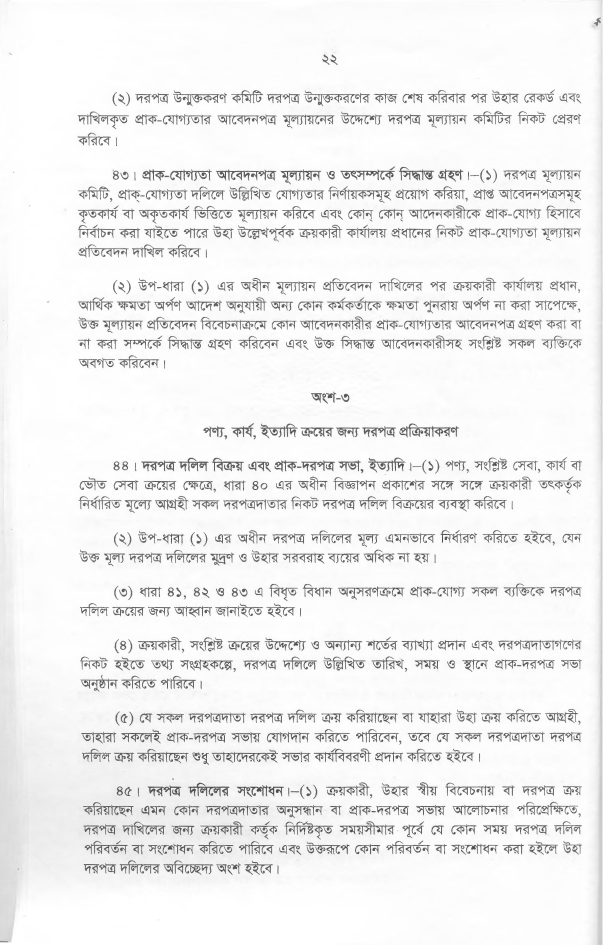
#> input picture automation-scripts/image-to-text/data/ppa/ppa-027.png, 1808 x 2833 px, given in place of ppa-027.png.png, which was not available (shown at 1/3 size)
$ python text-from-image.py --image data/ppa/ppa-027.png
#> lines starting #> are read from the running program, lines starting #| are printed output that depends on the picture; after the words box and inside, x2 and y2 are one past the last pixel; in counts of white or black regions, pixels touching at a corner belong together; pictures that were not available may be replaced by others from this repository, and a replacement may not be noted
#!/usr/bin/env python3

# import required packages
import platform
import argparse

import cv2
import numpy as np
import pytesseract

from pprint import pprint


# the installed location of Tesseract-OCR in your system
if platform.system() == 'Windows':
	pytesseract.pytesseract.tesseract_cmd = 'C:/Program Files/Tesseract-OCR/tesseract.exe'
else:
	pytesseract.pytesseract.tesseract_cmd = '/usr/bin/tesseract'

IMG_PATH = "./data/ppa/{}.png"
IMG_OUTPUT_PATH = "./out/ppa/{}__{}x{}-{}.png"
OCR_OUTPUT_PATH = "./out/ppa/{}.txt"

def get_kernels(img, img_bin, thresh):
	kernel_len = np.array(img).shape[1]//100
	ver_kernel = cv2.getStructuringElement(cv2.MORPH_RECT, (1, kernel_len))
	hor_kernel = cv2.getStructuringElement(cv2.MORPH_RECT, (kernel_len, 1))
	kernel = cv2.getStructuringElement(cv2.MORPH_RECT, (2, 2))

	return img_bin, kernel,  ver_kernel, hor_kernel


def get_vertical_lines(img_bin,ver_kernel):
	image_1 = cv2.erode(img_bin, ver_kernel, iterations=3)
	vertical_lines = cv2.dilate(image_1, ver_kernel, iterations=3)

	return vertical_lines


def get_horizontal_lines(img_bin,hor_kernel):
	image_2 = cv2.erode(img_bin, hor_kernel, iterations=3)
	horizontal_lines = cv2.dilate(image_2, hor_kernel, iterations=3)

	return horizontal_lines


def get_list_of_box(img, contours):
	boxes = []
	# img_height, *_ = img.shape
	img_height = 1000

	for c in contours:
		x, y, w, h = cv2.boundingRect(c)

		if (20 < h < img_height):
			image = cv2.rectangle(img, (x, y), (x + w, y + h), (0, 0, 255), 2)
			cropped = img[y:y+h, x:x+w]
			# cv2_imshow(crop_img)

			boxes.append({'img': cropped, 'box': [x, y, w, h]})

	return boxes


def get_row_and_columns(boxes, mean):
	rows = []
	cols = []
	j = 0

	for i in range(len(boxes)):
		if (i == 0):
			cols.append(boxes[i])
			previous = boxes[i]
		else:
			if (boxes[i]['box'][1] <= previous['box'][1] + mean / 2):
				cols.append(boxes[i])
				previous = boxes[i]
				if (i == len(boxes) - 1):
					rows.append(cols)
			else:
				rows.append(cols)
				cols = []
				previous = boxes[i]
				cols.append(boxes[i])

	return rows, cols


def sort_contours(cnts, method="left-to-right"):
	reverse = False
	i = 0

	if method == "right-to-left" or method == "bottom-to-top":
		reverse = True

	if method == "top-to-bottom" or method == "bottom-to-top":
		i = 1

	bounding_boxes = [cv2.boundingRect(c) for c in cnts]
	(cnts, bounding_boxes) = zip(*sorted(zip(cnts, bounding_boxes), key = lambda b:b[1][i], reverse=reverse))

	return (cnts, bounding_boxes)


# [17 lines left out: function arrange_boxes_in_order, not called in this run]


def segment_image(image_path, no_segmentation=False):
	# Read image from which text needs to be extracted
#> called with image_path = './data/ppa/data/ppa/ppa-027.png.png', no_segmentation = True
	img = cv2.imread(image_path, 0)
#> img is the input picture: shape (2833, 1808); min 40, max 255, mean 239.9

	# Preprocessing the image starts

	# Convert the image to gray scale
	# gray = cv2.cvtColor(img, cv2.COLOR_BGR2GRAY)

	# Performing OTSU threshold
	# ret, thresh1 = cv2.threshold(gray, 0, 255, cv2.THRESH_OTSU | cv2.THRESH_BINARY_INV)
	thresh, img_bin = cv2.threshold(img, 128, 255, cv2.THRESH_BINARY | cv2.THRESH_OTSU)
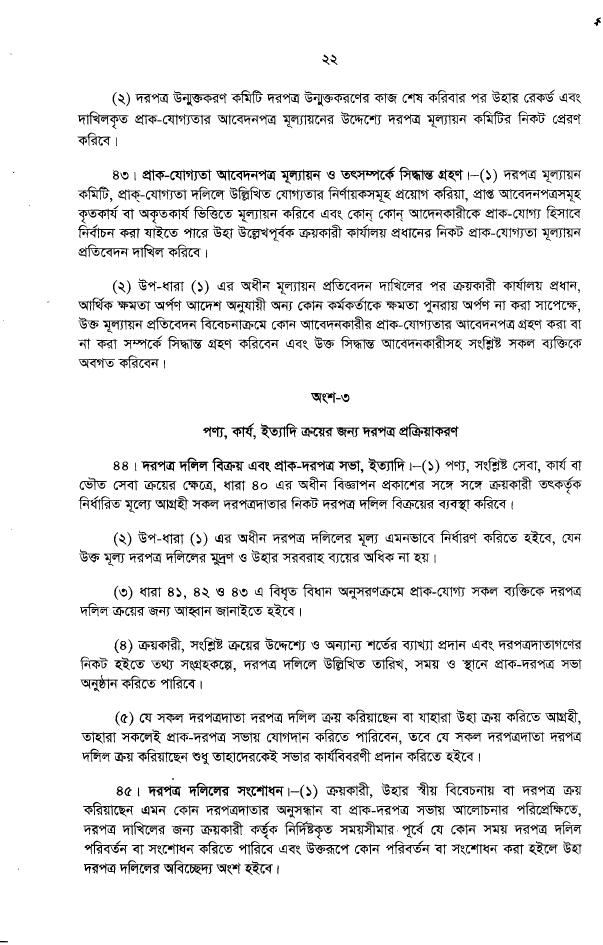
#> img_bin: shape (2833, 1808) (shown at 1/3 size); 93% white; 780 black regions (100 under 20 px), largest, box (x1, y1, x2, y2) and area: (1198, 1270, 1377, 1312) 2408, (1143, 1006, 1386, 1049) 2398, (1226, 616, 1443, 657) 2237
#> thresh = 180
	img_bin = 255 - img_bin
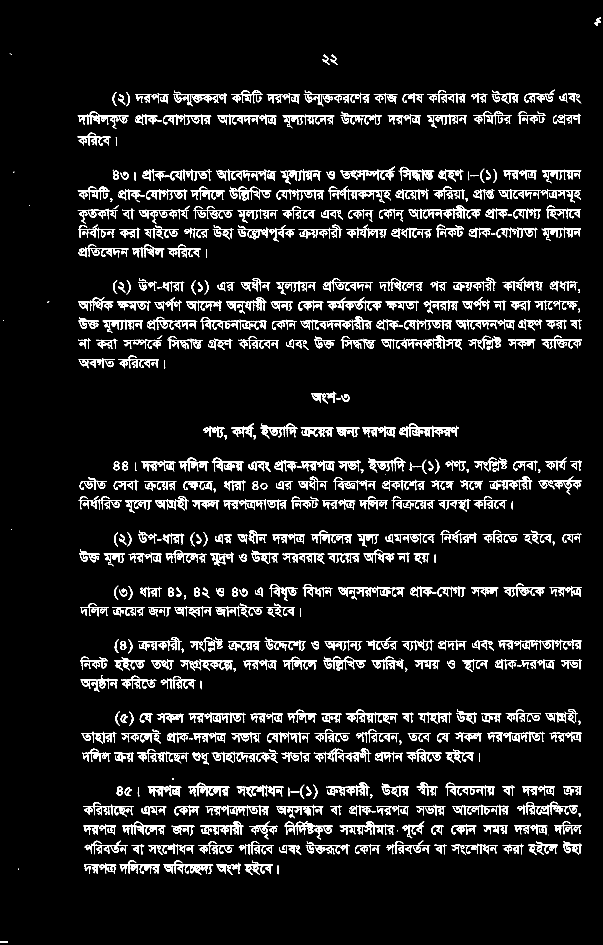
#> img_bin: shape (2833, 1808) (shown at 1/3 size); 7% white; 780 white regions (100 under 20 px), largest, box (x1, y1, x2, y2) and area: (1198, 1270, 1377, 1312) 2408, (1143, 1006, 1386, 1049) 2398, (1226, 616, 1443, 657) 2237

	img_bin, kernel, ver_kernel, hor_kernel  = get_kernels(img, img_bin, thresh)
#> kernel = [[1, 1], [1, 1]]; ver_kernel = 18 values from 1 to 1
	vertical_lines = get_vertical_lines(img_bin, ver_kernel)
	horizontal_lines = get_horizontal_lines(img_bin, hor_kernel)
#> in get_horizontal_lines, `image_2 = cv2.erode(img_bin, hor_kernel, iterations=3)`:
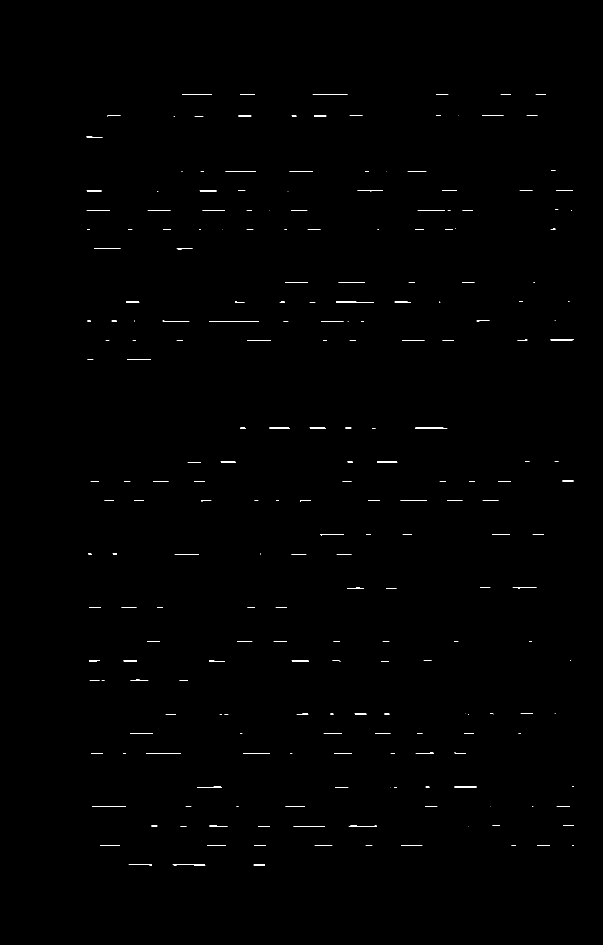
#> image_2: shape (2833, 1808) (shown at 1/3 size); 0.24% white in thin lines or dots, all inside (x1, y1, x2, y2) = (259, 282, 1722, 2596)
#> in get_horizontal_lines, `horizontal_lines = cv2.dilate(image_2, hor_kernel, iterations=3)`:
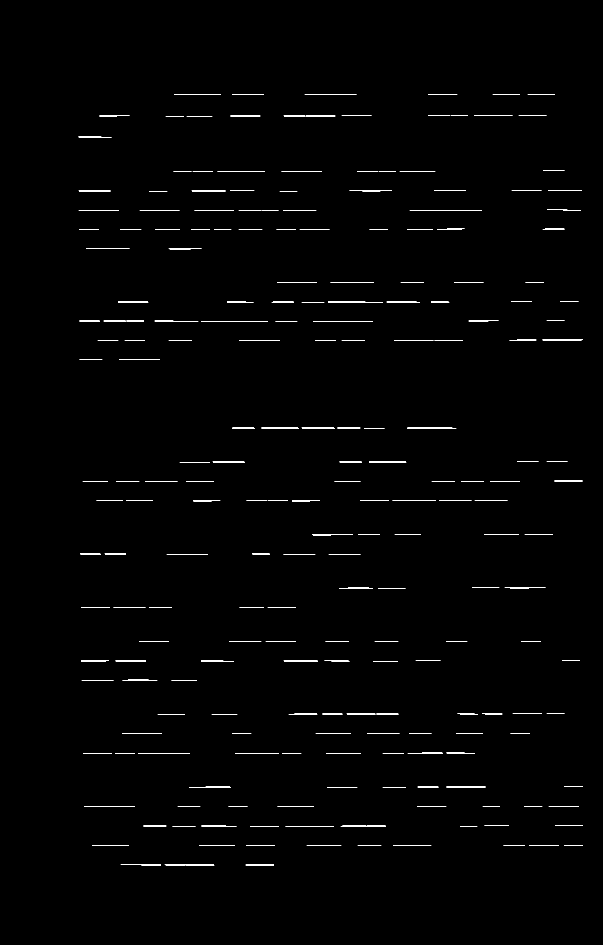
#> horizontal_lines: shape (2833, 1808) (shown at 1/3 size); 0.67% white in thin lines or dots, all inside (x1, y1, x2, y2) = (235, 282, 1749, 2596)

	img_vh = cv2.addWeighted(vertical_lines, 0.5, horizontal_lines, 0.5, 0.0)
	img_vh = cv2.erode(~img_vh, kernel, iterations=2)
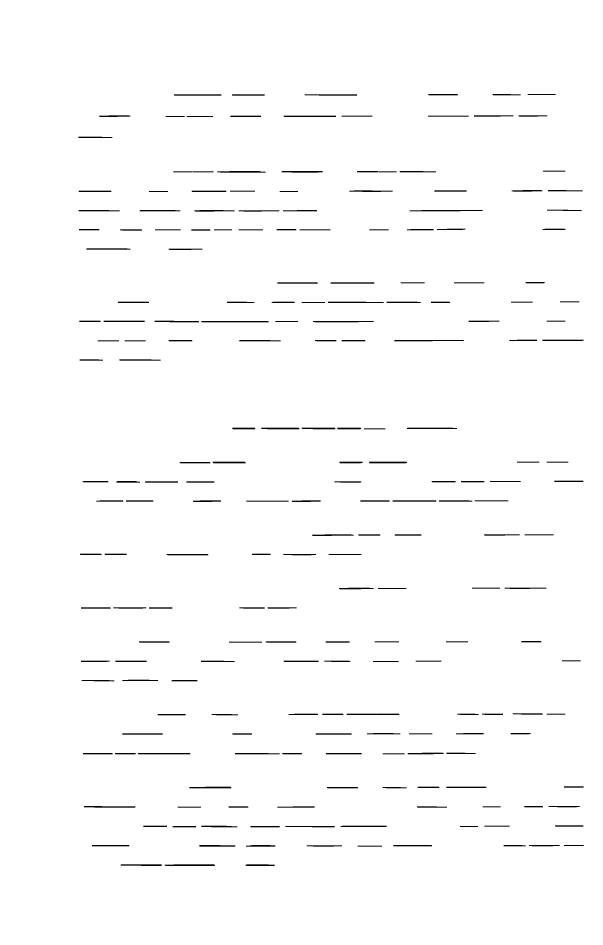
#> img_vh: shape (2833, 1808) (shown at 1/3 size); values 127 (black) and 255 (white), 98.5% white; 215 black regions, largest, box (x1, y1, x2, y2) and area: (604, 963, 806, 967) 806, (1229, 630, 1448, 634) 773, (1183, 1020, 1391, 1024) 739
	thresh, img_vh = cv2.threshold(img_vh, 128, 255, cv2.THRESH_BINARY | cv2.THRESH_OTSU)
#> img_vh: shape (2833, 1808); 98.5% white; 215 black regions
#> thresh = 127
	bitxor = cv2.bitwise_xor(img,img_vh)
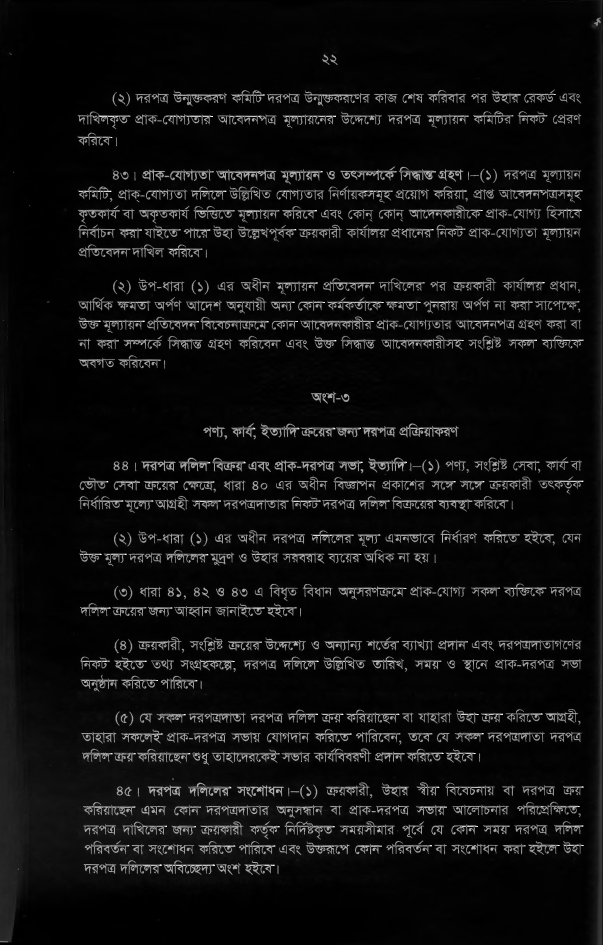
#> bitxor: shape (2833, 1808) (shown at 1/3 size); min 0, max 255, mean 15.9
	bitnot = cv2.bitwise_not(bitxor)

	contours, hierarchy = cv2.findContours(img_vh, cv2.RETR_TREE, cv2.CHAIN_APPROX_SIMPLE)
#> contours = 216 contours; largest, box (x1, y1, x2, y2) and area: (0, 0, 1808, 2833) 5117424, (603, 962, 807, 968) 1010, (1228, 629, 1449, 635) 994, (1182, 1019, 1392, 1025) 950, (493, 2592, 646, 2599) 875
	contours, bounding_boxes = sort_contours(contours, method="top-to-bottom")
#> in sort_contours, `bounding_boxes = [cv2.boundingRect(c) for c in cnts]`: bounding_boxes = 216 items, first 6: (0, 0, 1808, 2833), (736, 2592, 89, 7), (493, 2592, 153, 7), (361, 2592, 125, 7), (1072, 2536, 75, 5), (919, 2535, 108, 6)
#> in sort_contours, `(cnts, bounding_boxes) = zip(*sorted(zip(cnts, bounding_boxes), key = ..`: cnts has the same summary as contours in segment_image; bounding_boxes = 216 items, first 6: (0, 0, 1808, 2833), (1582, 281, 86, 5), (1477, 281, 86, 6), (1284, 281, 91, 6), (913, 282, 159, 6), (695, 282, 100, 6)

	heights = [bounding_boxes[i][3] for i in range(len(bounding_boxes))]
#> heights = 216 values, max 2833 at index 0, min 5 at index 1, mean 18.98
	mean = np.mean(heights)
#> mean = 18.98

	# print(f"found {len(contours)} contours")
	boxes = get_list_of_box(bitnot, contours)
#> the loop in get_list_of_box, `for c in contours:` made 216 passes
#> after the loop in get_list_of_box, `for c in contours:`: boxes = []
#> boxes = []
	# print(f"found {len(boxes)} boxes")
	rows, cols = get_row_and_columns(boxes, mean)
#> rows = []; cols = []

	num_cols = 0
	for i in range(len(rows)):
		count = len(rows[i])
		if count > num_cols:
			num_cols = count
#> this loop made 0 passes
#> after the loop, num_cols = 0

#> (the run stopped early here; a loop or call above may not have finished)

$ run again, on automation-scripts/image-to-text/data/ppa/ppa-071.png
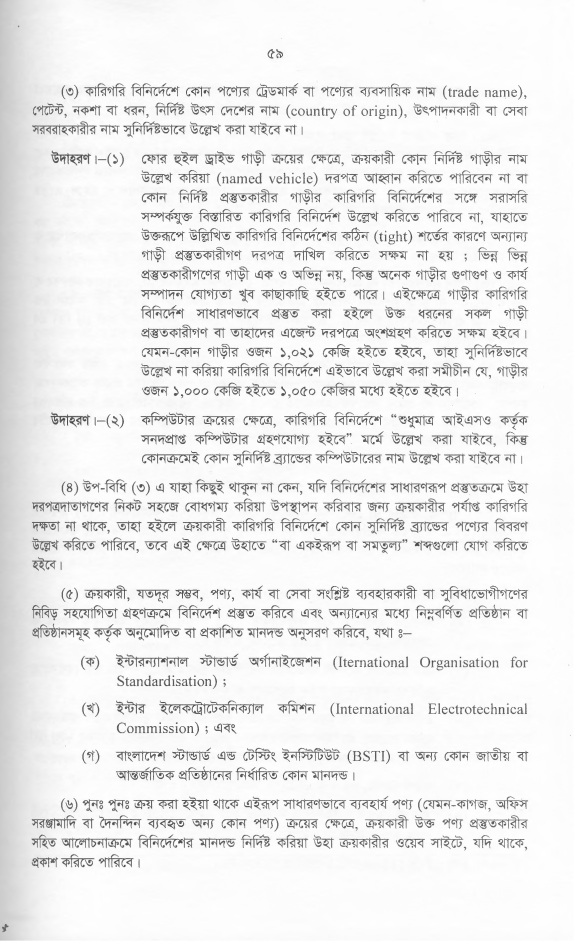
#> input picture automation-scripts/image-to-text/data/ppa/ppa-071.png, 1720 x 2822 px, given in place of ppa-071.png.png, which was not available (shown at 1/3 size)
#> in segment_image, img is the input picture: shape (2822, 1720); min 42, max 255, mean 236.7
#> in segment_image, `thresh, img_bin = cv2.threshold(img, 128, 255, cv2.THRESH_BINARY | cv2..`:
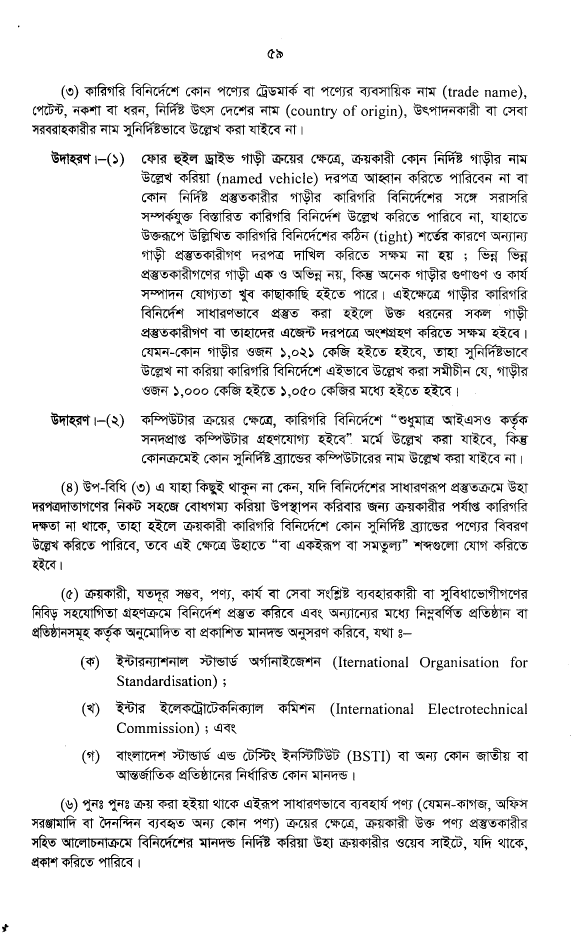
#> img_bin: shape (2822, 1720) (shown at 1/3 size); 92.1% white; 906 black regions (132 under 20 px), largest, box (x1, y1, x2, y2) and area: (478, 2102, 792, 2146) 3615, (184, 2513, 398, 2544) 2438, (347, 1962, 566, 2003) 2404
#> in segment_image, `thresh, img_bin = cv2.threshold(img, 128, 255, cv2.THRESH_BINARY | cv2..`: thresh = 179
#> in segment_image, `img_bin, kernel, ver_kernel, hor_kernel  = get_kernels(img, img_bin, t..`: kernel = [[1, 1], [1, 1]]; ver_kernel = 17 values from 1 to 1
#> image_1: shape (2822, 1720); every value is 0
#> image_2: shape (2822, 1720); 0.34% white in thin lines or dots, all inside (x1, y1, x2, y2) = (118, 262, 1561, 2578)
#> horizontal_lines: shape (2822, 1720); 0.87% white in thin lines or dots, all inside (x1, y1, x2, y2) = (94, 262, 1585, 2578)
#> in segment_image, `thresh, img_vh = cv2.threshold(img_vh, 128, 255, cv2.THRESH_BINARY | c..`: thresh = 127
#> in segment_image, `bitnot = cv2.bitwise_not(bitxor)`:
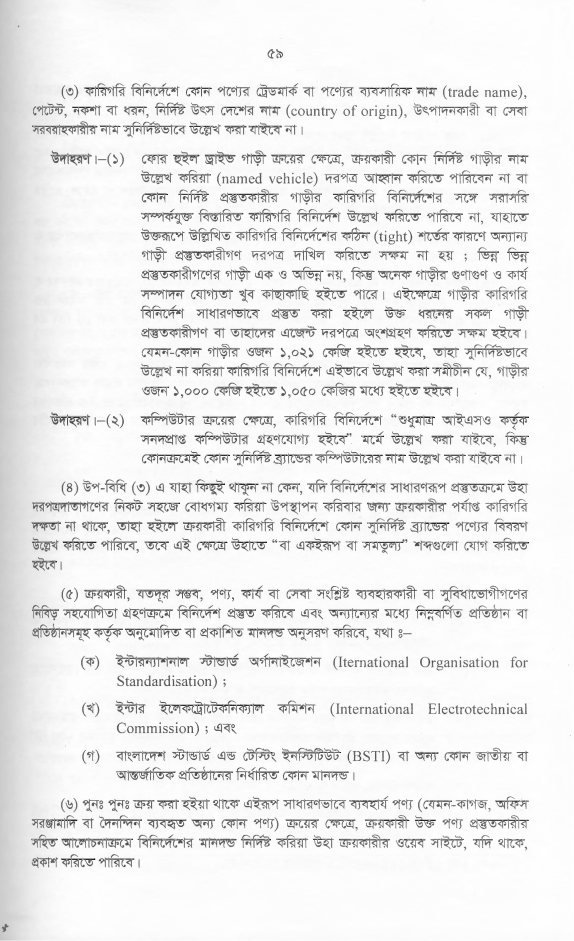
#> bitnot: shape (2822, 1720) (shown at 1/3 size); min 0, max 255, mean 235.7
#> contours = 255 contours; largest, box (x1, y1, x2, y2) and area: (0, 0, 1720, 2822) 4849299, (477, 2112, 794, 2119) 1594, (184, 2515, 400, 2522) 1082, (95, 376, 293, 383) 1059, (845, 2254, 1024, 2261) 882
#> in sort_contours, `bounding_boxes = [cv2.boundingRect(c) for c in cnts]`: bounding_boxes = 255 items, first 6: (0, 0, 1720, 2822), (314, 2574, 90, 6), (182, 2574, 105, 7), (1522, 2517, 54, 5), (1211, 2517, 66, 5), (1418, 2516, 61, 6)
#> in sort_contours, `(cnts, bounding_boxes) = zip(*sorted(zip(cnts, bounding_boxes), key = ..`: cnts has the same summary as contours in segment_image; bounding_boxes = 255 items, first 6: (0, 0, 1720, 2822), (776, 261, 84, 6), (392, 261, 129, 6), (1077, 262, 160, 6), (252, 262, 74, 6), (563, 263, 73, 5)
#> heights = 255 values, max 2822 at index 0, min 5 at index 5, mean 17.03
#> mean = 17.03
#> the loop in get_list_of_box, `for c in contours:` made 255 passes
#> after the loop in get_list_of_box, `for c in contours:`: boxes = []
#> after the loop in segment_image, `for i in range(len(rows)):`: num_cols = 0
